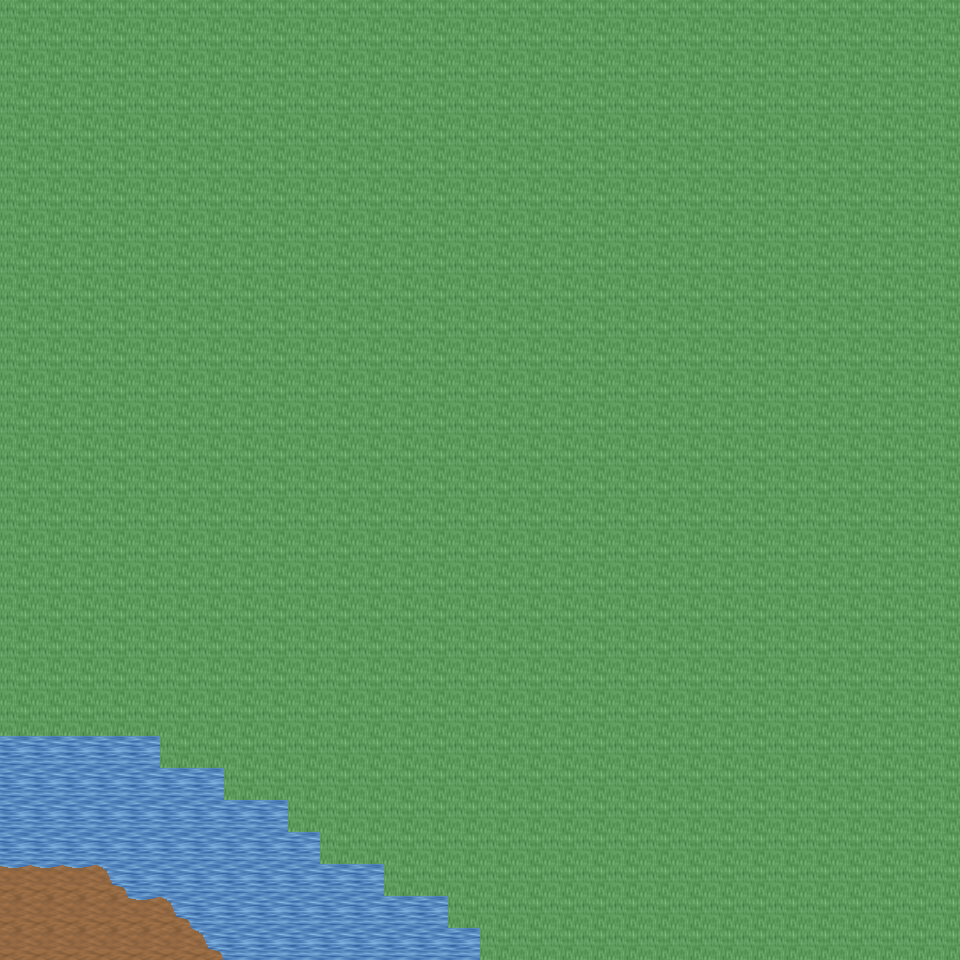

Rendered tile map (Tiled .tmx) drawn with the repository's tilesets; below, a short description and the map source with its tile grids summarised:
An orthogonal 30x30 tile map with 32x32 px tiles, 6 tile layers (Ground, Object, Object2, Above, ...), 35 tilesets and 1 object (mapExit).

<map version="1.0" orientation="orthogonal" renderorder="right-down" width="30" height="30" tilewidth="32" tileheight="32" nextobjectid="2">
  <tileset firstgid="1" name="tileset_ground_ground" tilewidth="32" tileheight="32" tilecount="33" columns="3">
    <image source="../drawable/tileset_ground_ground.png" width="96" height="352" />
  </tileset>
  <tileset firstgid="34" name="tileset_ground_water_pool" tilewidth="32" tileheight="32" tilecount="72" columns="3">
    <image source="../drawable/tileset_ground_water_pool.png" width="96" height="768" />
  </tileset>
  <tileset firstgid="106" name="tileset_ground_water_pool_corners" tilewidth="32" tileheight="32" tilecount="72" columns="3">
    <image source="../drawable/tileset_ground_water_pool_corners.png" width="96" height="768" />
  </tileset>
  <tileset firstgid="178" name="tileset_ground_grass_edges" tilewidth="32" tileheight="32" tilecount="36" columns="12">
    <image source="../drawable/tileset_ground_grass_edges.png" width="384" height="96" />
  </tileset>
  <tileset firstgid="214" name="tileset_ground_grass_corners" tilewidth="32" tileheight="32" tilecount="24" columns="6">
    <image source="../drawable/tileset_ground_grass_corners.png" width="192" height="128" />
  </tileset>
  <tileset firstgid="238" name="tileset_plant_tree_palm_tree" tilewidth="32" tileheight="32" tilecount="6" columns="2">
    <image source="../drawable/tileset_plant_tree_palm_tree.png" width="64" height="96" />
  </tileset>
  <tileset firstgid="244" name="tileset_logic_creature_animal" tilewidth="32" tileheight="32" tilecount="32" columns="8">
    <image source="../drawable/tileset_logic_creature_animal.png" width="256" height="128" />
  </tileset>
  <tileset firstgid="276" name="tileset_logic_collision" tilewidth="32" tileheight="32" tilecount="1" columns="1">
    <image source="../drawable/tileset_logic_collision.png" width="32" height="32" />
  </tileset>
  <tileset firstgid="277" name="tileset_ground_ridge_earth_pale" tilewidth="32" tileheight="32" tilecount="96" columns="12">
    <image source="../drawable/tileset_ground_ridge_earth_pale.png" width="384" height="256" />
  </tileset>
  <tileset firstgid="373" name="tileset_object_tent" tilewidth="32" tileheight="32" tilecount="9" columns="3">
    <image source="../drawable/tileset_object_tent.png" width="96" height="96" />
  </tileset>
  <tileset firstgid="382" name="tileset_furniture_light_iron_lamp" tilewidth="32" tileheight="32" tilecount="3" columns="1">
    <image source="../drawable/tileset_furniture_light_iron_lamp.png" width="32" height="96" />
  </tileset>
  <tileset firstgid="385" name="tileset_furniture_light_flames" tilewidth="32" tileheight="32" tilecount="6" columns="6">
    <image source="../drawable/tileset_furniture_light_flames.png" width="192" height="32" />
  </tileset>
  <tileset firstgid="391" name="tileset_furniture_table_long_front_on_pale" tilewidth="32" tileheight="32" tilecount="3" columns="1">
    <image source="../drawable/tileset_furniture_table_long_front_on_pale.png" width="32" height="96" />
  </tileset>
  <tileset firstgid="394" name="tileset_furniture_chair_wooden_pale" tilewidth="32" tileheight="32" tilecount="4" columns="2">
    <image source="../drawable/tileset_furniture_chair_wooden_pale.png" width="64" height="64" />
  </tileset>
  <tileset firstgid="398" name="tileset_item_food_meals_1" tilewidth="32" tileheight="32" tilecount="2" columns="2">
    <image source="../drawable/tileset_item_food_meals_1.png" width="64" height="32" />
  </tileset>
  <tileset firstgid="400" name="tileset_item_drink_red_wine" tilewidth="32" tileheight="32" tilecount="4" columns="2">
    <image source="../drawable/tileset_item_drink_red_wine.png" width="64" height="64" />
  </tileset>
  <tileset firstgid="404" name="tileset_item_fishrods" tilewidth="32" tileheight="32" tilecount="12" columns="4">
    <image source="../drawable/tileset_item_fishrods.png" width="128" height="96" />
  </tileset>
  <tileset firstgid="416" name="tileset_building_wall_wood" tilewidth="32" tileheight="32" tilecount="16" columns="4">
    <image source="../drawable/tileset_building_wall_wood.png" width="128" height="128" />
  </tileset>
  <tileset firstgid="432" name="tileset_building_door_door_e" tilewidth="32" tileheight="32" tilecount="6" columns="2">
    <image source="../drawable/tileset_building_door_door_e.png" width="64" height="96" />
  </tileset>
  <tileset firstgid="438" name="tileset_building_door_door_w" tilewidth="32" tileheight="32" tilecount="6" columns="2">
    <image source="../drawable/tileset_building_door_door_w.png" width="64" height="96" />
  </tileset>
  <tileset firstgid="444" name="tileset_item_pot_barrel_tall" tilewidth="32" tileheight="32" tilecount="2" columns="1">
    <image source="../drawable/tileset_item_pot_barrel_tall.png" width="32" height="64" />
  </tileset>
  <tileset firstgid="446" name="tileset_building_fence_fence_chunky" tilewidth="32" tileheight="32" tilecount="21" columns="3">
    <image source="../drawable/tileset_building_fence_fence_chunky.png" width="96" height="224" />
  </tileset>
  <tileset firstgid="467" name="tileset_plant_bush_blue_green" tilewidth="32" tileheight="32" tilecount="1" columns="1">
    <image source="../drawable/tileset_plant_bush_blue_green.png" width="32" height="32" />
  </tileset>
  <tileset firstgid="468" name="tileset_logic_item_sheepfood" tilewidth="32" tileheight="32" tilecount="1" columns="1">
    <image source="../drawable/tileset_logic_item_sheepfood.png" width="32" height="32" />
  </tileset>
  <tileset firstgid="469" name="tileset_logic_creature_sheep" tilewidth="32" tileheight="32" tilecount="1" columns="1">
    <image source="../drawable/tileset_logic_creature_sheep.png" width="32" height="32" />
  </tileset>
  <tileset firstgid="470" name="tileset_logic_creature_amazon" tilewidth="32" tileheight="32" tilecount="16" columns="8">
    <image source="../drawable/tileset_logic_creature_amazon.png" width="256" height="64" />
  </tileset>
  <tileset firstgid="486" name="tileset_logic_item_fruits" tilewidth="32" tileheight="32" tilecount="16" columns="8">
    <image source="../drawable/tileset_logic_item_fruits.png" width="256" height="64" />
  </tileset>
  <tileset firstgid="502" name="tileset_plant_pineapple_plant" tilewidth="32" tileheight="32" tilecount="6" columns="2">
    <image source="../drawable/tileset_plant_pineapple_plant.png" width="64" height="96" />
  </tileset>
  <tileset firstgid="508" name="tileset_logic_portal" tilewidth="32" tileheight="32" tilecount="24" columns="8">
    <image source="../drawable/tileset_logic_portal.png" width="256" height="96" />
  </tileset>
  <tileset firstgid="532" name="tileset_ground_grass_2" tilewidth="32" tileheight="32" tilecount="21" columns="3">
    <image source="../drawable/tileset_ground_grass_2.png" width="96" height="224" />
  </tileset>
  <tileset firstgid="553" name="tileset_light_dim_yellow_light_7x5" tilewidth="32" tileheight="32" tilecount="35" columns="7">
    <image source="../drawable/tileset_light_dim_yellow_light_7x5.png" width="224" height="160" />
  </tileset>
  <tileset firstgid="588" name="tileset_light_yellow_light_5x5" tilewidth="32" tileheight="32" tilecount="25" columns="5">
    <image source="../drawable/tileset_light_yellow_light_5x5.png" width="160" height="160" />
  </tileset>
  <tileset firstgid="613" name="tileset_building_huts" tilewidth="32" tileheight="32" tilecount="338" columns="26">
    <image source="../drawable/tileset_building_huts.png" width="832" height="416" />
  </tileset>
  <tileset firstgid="951" name="tileset_logic_creature_spider" tilewidth="32" tileheight="32" tilecount="3" columns="3">
    <image source="../drawable/tileset_logic_creature_spider.png" width="96" height="32" />
  </tileset>
  <tileset firstgid="954" name="tileset_logic_creature_reptile" tilewidth="32" tileheight="32" tilecount="7" columns="7">
    <image source="../drawable/tileset_logic_creature_reptile.png" width="224" height="32" />
  </tileset>
  <layer name="Ground" width="30" height="30">
    <data>[900 cells, 900 non-empty, 6 distinct tile ids]</data>
  </layer>
  <layer name="Object" width="30" height="30">
    <data>[900 cells, 7 non-empty, 2 distinct tile ids]</data>
  </layer>
  <layer name="Object2" width="30" height="30">
    <data>[900 cells, 0 non-empty, 0 distinct tile ids]</data>
  </layer>
  <layer name="Above" width="30" height="30">
    <data>[900 cells, 0 non-empty, 0 distinct tile ids]</data>
  </layer>
  <layer name="Above2" width="30" height="30">
    <data>[900 cells, 0 non-empty, 0 distinct tile ids]</data>
  </layer>
  <layer name="Walkable" width="30" height="30">
    <data>[900 cells, 828 non-empty, 1 distinct tile ids]</data>
  </layer>
  <objectgroup name="MapEvents">
    <object id="1" name="south" type="mapExit" x="0" y="928" width="480" height="32">
      <properties>
        <property name="map" value="level_0_x273_y9" />
        <property name="x" value="0" />
        <property name="y" value="1" />
      </properties>
    </object>
  </objectgroup>
</map>
